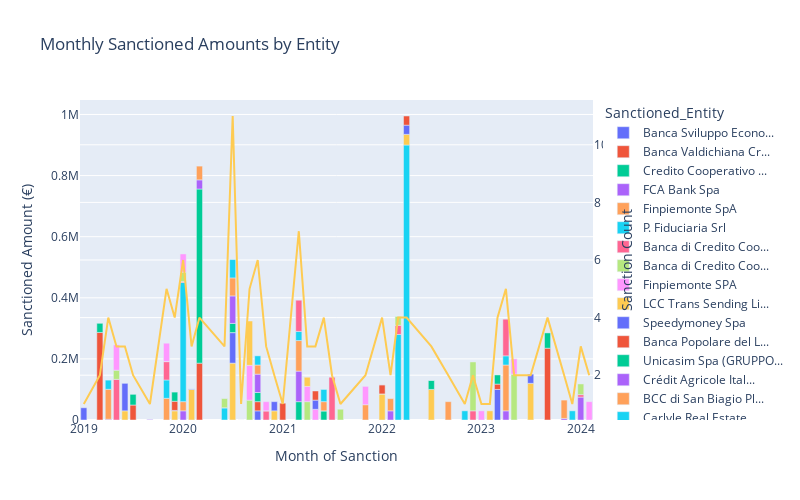

Notebook code for this chart:
### Markdown cell above
## monthly trend data

### Code cell
import plotly.graph_objects as go
import plotly.express as px

def truncate_legend(label):
    max_length = 20
    return label[:max_length] + '...' if len(label) > max_length else label

# Convert 'Date_of_Sanction' column to datetime
df_result['Date_of_Sanction'] = pd.to_datetime(df_result['Date_of_Sanction'])

# Extract month and year from 'Date_of_Sanction' column
df_result['Month'] = df_result['Date_of_Sanction'].dt.strftime('%Y-%m')

# Group by month and entity, summing the sanctioned amounts
df_monthly = df_result.groupby(['Month', 'Sanctioned_Entity'])['Sanctioned_Amount'].sum().reset_index()

# Group by month and count the number of sanctions
sanction_count = df_result.groupby('Month').size().reset_index(name='Sanction_Count')

# Plot the stacked bar chart
fig = px.bar(df_monthly, x='Month', y='Sanctioned_Amount', color='Sanctioned_Entity',
             title="Monthly Sanctioned Amounts by Entity",
             labels={"Month": "Month of Sanction", "Sanctioned_Amount": "Sanctioned Amount (€)"})
fig.update_layout(
    width=800,  # Set a fixed width of 800 pixels
    height=500,  # Set a fixed height
)

# Add line chart for monthly count on the right side
fig.add_trace(
    go.Scatter(x=sanction_count['Month'], y=sanction_count['Sanction_Count'], 
               mode='lines', name='Sanction Count', yaxis='y2')
)

# Update layout to include secondary y-axis
fig.update_layout(
    yaxis2=dict(
        title='Sanction Count',  # Label for secondary y-axis
        overlaying='y',  # Overlay the secondary y-axis on the primary one
        side='right'  # Position the secondary y-axis on the right side
    )
)

# Truncate legend labels
fig.for_each_trace(lambda trace: trace.update(name=truncate_legend(trace.name)))

fig.show()
